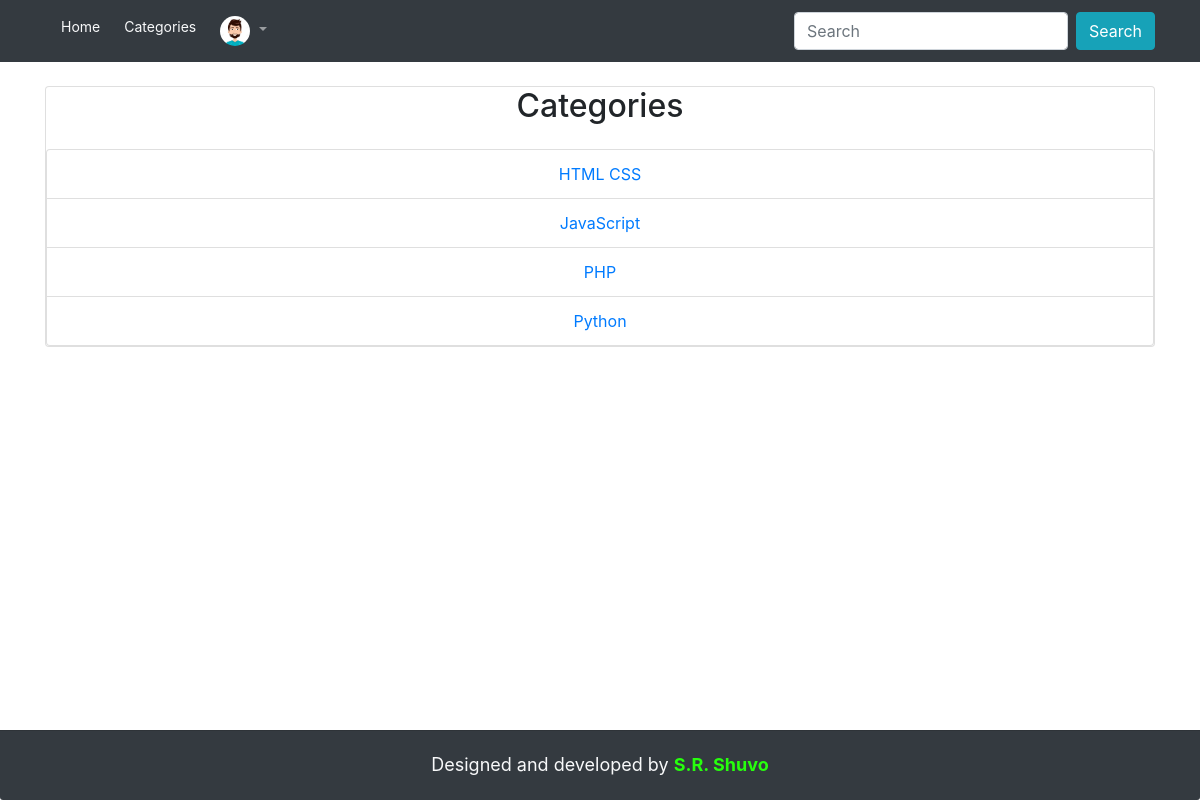
The app's page /category/ (signed in) with its own data.
### App_Login/models.py (models this page shows, shortened)
class UserProfile(models.Model):
    user = models.OneToOneField(User, on_delete=models.CASCADE, related_name='profile')
    full_name = models.CharField(max_length=264, blank=True)
    profile_pic = models.ImageField(upload_to='profile_pic', blank=True)

### App_Home/models.py (models this page shows, shortened)
class Category(models.Model):
    name = models.CharField(max_length=50)

### App_Home/views.py (the view)
# urls.py: path('category/', views.cat, name='cat'),
def cat(request):
    cats = Category.objects.all()
    return render(request, 'App_Home/Categories.html', {'cats': cats})

### App_Home/templates/App_Home/categories.html (shortened to what this page needs)
{% extends 'base.html' %}
{% block body_block %}
<div class="card my-4">
  <h2 class="text-center mb-4">Categories</h2>
  <ul class="list-group cat">
    {% for cat in cats.all %}
    <li class="list-group-item"><a href="{% url 'App_Home:catVideo' catId=cat.id %}" class="d-block">{{ cat.name }}</a></li>
    {% endfor %}
  </ul>
</div>
{% endblock %}

### templates/base.html (shortened to what this page needs)
{% load static %}
<!DOCTYPE html>
<html lang="en" dir="ltr">
  <head>
    <link rel="stylesheet" href="https://maxcdn.bootstrapcdn.com/bootstrap/4.4.1/css/bootstrap.min.css">
      <link rel="stylesheet" href="https://cdnjs.cloudflare.com/ajax/libs/font-awesome/4.7.0/css/font-awesome.min.css">
  </head>
  <body>
    <nav class="navbar navbar-expand-sm bg-dark navbar-dark">
      <div class="container">
        <ul class="navbar-nav" style="width: 100%">
          <li class="nav-item ml-2">
            <a class="nav-link btn-sm text-light" href="{% url 'App_Home:home' %}">Home</a>
          </li>
          <li class="nav-item ml-2">
            <a class="nav-link btn-sm text-light" href="{% url 'App_Home:cat' %}">Categories</a>
          </li>
          {% if user.is_authenticated %}
          <li class="nav-item dropdown ml-2">
            <a class="nav-link dropdown-toggle" href="#" id="navbarDropdown" role="button" data-toggle="dropdown" aria-haspopup="true" aria-expanded="false">
              {% if user.profile.profile_pic %}
              <img src='/media/{{ user.profile.profile_pic }}' width="30" height="30" class="rounded-circle">
              {% else %}
              <img src='/media/default.png' width="30" height="30" class="rounded-circle">
              {% endif %}
            </a>
          </li>
          {% endif %}
          <form action="{% url 'App_Home:home' %}" class="form-inline ml-auto" method="GET">
            <input required class="form-control mr-sm-2" type="text" name="search" value="{% if search %}{{search}}{% endif %}" placeholder="Search">
            <button class="btn btn-info" type="submit">Search</button>
          </form>
        </ul>
      </div>
    </nav>
    <div class="container" style="margin-bottom: 90px;">
    {% block body_block %}{% endblock %}
    </div>
    <footer class="card-footer bg-dark text-center" style="position: fixed; bottom: 0; left:0; width: 100%; height: 70px;">
      <p style="font-size: 18px;" class="py-2 text-light">Designed and developed by <a href="https://www.facebook.com/shuvosr/" target="_blank" style="color: #27ff0d"><strong>S.R. Shuvo</strong></a></p>
    </footer>
  </body>
</html>

### App_Home/templates/App_Home/categories.html (style rules this page uses)
.cat { text-align: center; }

### records on screen
Category: name "HTML CSS"
Category: name "JavaScript"
Category: name "PHP"
Category: name "Python"
